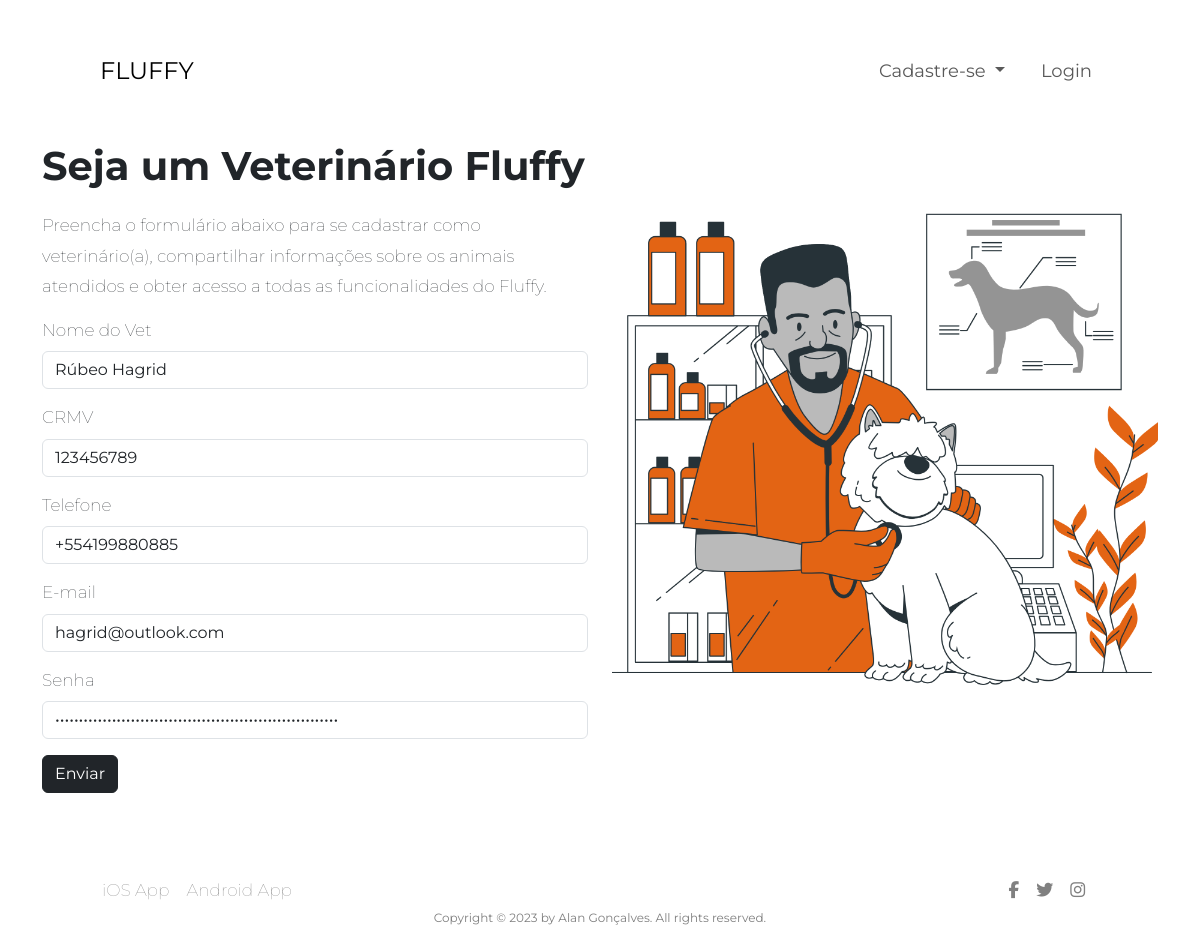
The app's page /php/cadastro-veterinario.php?idVet=27 with its own data.
### tables this page shows
CREATE TABLE `veterinarios` (
  `idVet` int(11) NOT NULL,
  `nomeVet` varchar(100) NOT NULL,
  `crmvVet` char(9) NOT NULL,
  `telefoneVet` varchar(13) NOT NULL,
  `emailVet` varchar(255) NOT NULL,
  `senhaVet` varchar(64) NOT NULL
);

### php/cadastro-veterinario.php (the view, shortened to what this page needs)
<?php
include "../includes/conecta.php";
$nomeVet = "";
$crmvVet = "";
$telefoneVet = "";
$emailVet = "";
$senhaVet = "";
if (isset($_GET['idVet'])) {
    $idVet = $_GET['idVet'];
    $sqlVets = "SELECT * FROM veterinarios WHERE idVet = $idVet";
    $resultVets = mysqli_query($connection, $sqlVets);
    $row = mysqli_fetch_assoc($resultVets);
    $nomeVet = $row['nomeVet'];
    $crmvVet = $row['crmvVet'];
    $telefoneVet = $row['telefoneVet'];
    $emailVet = $row['emailVet'];
    $senhaVet = $row['senhaVet'];
}
?>
<?php include "../includes/topo.php"; ?>
<body>
    <?php include "../includes/menudeslogado.php"; ?>
    <div class="container">
        <div class="row">
            <div class="col-md-6">
                <div class="text-container">
                    <h1 class="titulo-principal">Seja um Veterinário Fluffy</h1>
                    <p class="texto-principal">Preencha o formulário abaixo para se cadastrar como veterinário(a),
                        compartilhar informações sobre os animais atendidos e obter acesso a todas as funcionalidades do
                        Fluffy.
                    </p>
                    <form action="recebe-cadastro-vet.php" method="POST">
                        <div class="mb-3">
                            <label for="nomeVet" class="form-label">Nome do Vet</label>
                            <input type="text" class="form-control" name="nomeVet" id="nomeVet" value="<?php echo $nomeVet; ?>" required />
                        </div>
                        <div class="mb-3">
                            <label for="crmvVet" class="form-label">CRMV</label>
                            <input type="text" class="form-control" name="crmvVet" id="crmvVet" value="<?php echo $crmvVet; ?>" required />
                        </div>
                        <div class="mb-3">
                            <label for="telefoneVet" class="form-label">Telefone</label>
                            <input type="tel" class="form-control" name="telefoneVet" id="telefoneVet" value="<?php echo $telefoneVet; ?>" required />
                        </div>
                        <div class="mb-3">
                            <label for="emailVet" class="form-label">E-mail</label>
                            <input type="email" class="form-control" name="emailVet" id="emailVet" value="<?php echo $emailVet; ?>" required />
                        </div>
                        <div class="mb-3">
                            <label for="senhaVet" class="form-label">Senha</label>
                            <input type="password" class="form-control" name="senhaVet" id="senhaVet" value="<?php echo $senhaVet; ?>" required />
                        </div>
                        <button type="submit" class="btn btn-dark">Enviar</button>
                    </form>
                </div>
            </div>
            <div class="col-md-6">
                <img src="../img/form-vet.png" alt="Ilustração de um veterinário com um cachorro">
            </div>
        </div>
    </div>
</body>
<?php include "../includes/rodape.php"; ?>

### css/style.css (style rules this page uses)
* { margin: 0; padding: 0; box-sizing: border-box; text-decoration: none; font-family: "Montserrat", sans-serif; }
.container { padding-bottom: 60px; }
.titulo-principal { font-size: 40px; font-weight: 700; margin-bottom: 20px; line-height: 1.2; }
.texto-principal { line-height: 1.8; }
img { height: 600px; width: 100%; object-fit: cover; }
.row { display: flex; justify-content: space-between; font-size: 17px; font-family: arial; font-weight: 100; }

### records on screen
veterinarios: nomeVet "Rúbeo Hagrid", crmvVet "123456789", telefoneVet "+554199880885", emailVet "hagrid@outlook.com"
